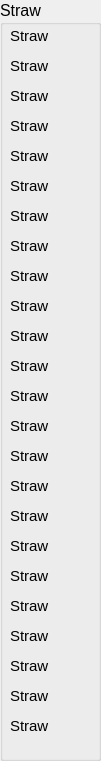
  <widget class="QGroupBox" name="groupBox_2">
   <property name="geometry">
    <rect>
     <x>120</x>
     <y>80</y>
     <width>101</width>
     <height>761</height>
    </rect>
   </property>
   <property name="font">
    <font>
     <pointsize>12</pointsize>
     <weight>50</weight>
     <bold>false</bold>
    </font>
   </property>
   <property name="title">
    <string>Straw</string>
   </property>
   <widget class="QLabel" name="straw_1">
    <property name="geometry">
     <rect>
      <x>10</x>
      <y>20</y>
      <width>81</width>
      <height>31</height>
     </rect>
    </property>
    <property name="font">
     <font>
      <pointsize>11</pointsize>
     </font>
    </property>
    <property name="text">
     <string>Straw</string>
    </property>
   </widget>
   <widget class="QLabel" name="straw_2">
    <property name="geometry">
     <rect>
      <x>10</x>
      <y>50</y>
      <width>81</width>
      <height>31</height>
     </rect>
    </property>
    <property name="font">
     <font>
      <pointsize>11</pointsize>
     </font>
    </property>
    <property name="text">
     <string>Straw</string>
    </property>
   </widget>
   <widget class="QLabel" name="straw_3">
    <property name="geometry">
     <rect>
      <x>10</x>
      <y>80</y>
      <width>81</width>
      <height>31</height>
     </rect>
    </property>
    <property name="font">
     <font>
      <pointsize>11</pointsize>
     </font>
    </property>
    <property name="text">
     <string>Straw</string>
    </property>
   </widget>
   <widget class="QLabel" name="straw_4">
    <property name="geometry">
     <rect>
      <x>10</x>
      <y>110</y>
      <width>81</width>
      <height>31</height>
     </rect>
    </property>
    <property name="font">
     <font>
      <pointsize>11</pointsize>
     </font>
    </property>
    <property name="text">
     <string>Straw</string>
    </property>
   </widget>
   <widget class="QLabel" name="straw_5">
    <property name="geometry">
     <rect>
      <x>10</x>
      <y>140</y>
      <width>81</width>
      <height>31</height>
     </rect>
    </property>
    <property name="font">
     <font>
      <pointsize>11</pointsize>
     </font>
    </property>
    <property name="text">
     <string>Straw</string>
    </property>
   </widget>
   <widget class="QLabel" name="straw_6">
    <property name="geometry">
     <rect>
      <x>10</x>
      <y>170</y>
      <width>81</width>
      <height>31</height>
     </rect>
    </property>
    <property name="font">
     <font>
      <pointsize>11</pointsize>
     </font>
    </property>
    <property name="text">
     <string>Straw</string>
    </property>
   </widget>
   <widget class="QLabel" name="straw_7">
    <property name="geometry">
     <rect>
      <x>10</x>
      <y>200</y>
      <width>81</width>
      <height>31</height>
     </rect>
    </property>
    <property name="font">
     <font>
      <pointsize>11</pointsize>
     </font>
    </property>
    <property name="text">
     <string>Straw</string>
    </property>
   </widget>
   <widget class="QLabel" name="straw_8">
    <property name="geometry">
     <rect>
      <x>10</x>
      <y>230</y>
      <width>81</width>
      <height>31</height>
     </rect>
    </property>
    <property name="font">
     <font>
      <pointsize>11</pointsize>
     </font>
    </property>
    <property name="text">
     <string>Straw</string>
    </property>
   </widget>
   <widget class="QLabel" name="straw_9">
    <property name="geometry">
     <rect>
      <x>10</x>
      <y>260</y>
      <width>81</width>
      <height>31</height>
     </rect>
    </property>
    <property name="font">
     <font>
      <pointsize>11</pointsize>
     </font>
    </property>
    <property name="text">
     <string>Straw</string>
    </property>
   </widget>
   <widget class="QLabel" name="straw_10">
    <property name="geometry">
     <rect>
      <x>10</x>
      <y>290</y>
      <width>81</width>
      <height>31</height>
     </rect>
    </property>
    <property name="font">
     <font>
      <pointsize>11</pointsize>
     </font>
    </property>
    <property name="text">
     <string>Straw</string>
    </property>
   </widget>
   <widget class="QLabel" name="straw_11">
    <property name="geometry">
     <rect>
      <x>10</x>
      <y>320</y>
      <width>81</width>
      <height>31</height>
     </rect>
    </property>
    <property name="font">
     <font>
      <pointsize>11</pointsize>
     </font>
    </property>
    <property name="text">
     <string>Straw</string>
    </property>
   </widget>
   <widget class="QLabel" name="straw_12">
    <property name="geometry">
     <rect>
      <x>10</x>
      <y>350</y>
      <width>81</width>
      <height>31</height>
     </rect>
    </property>
    <property name="font">
     <font>
      <pointsize>11</pointsize>
     </font>
    </property>
    <property name="text">
     <string>Straw</string>
    </property>
   </widget>
   <widget class="QLabel" name="straw_13">
    <property name="geometry">
     <rect>
      <x>10</x>
      <y>380</y>
      <width>81</width>
      <height>31</height>
     </rect>
    </property>
    <property name="font">
     <font>
      <pointsize>11</pointsize>
     </font>
    </property>
    <property name="text">
     <string>Straw</string>
    </property>
   </widget>
   <widget class="QLabel" name="straw_14">
    <property name="geometry">
     <rect>
      <x>10</x>
      <y>410</y>
      <width>81</width>
      <height>31</height>
     </rect>
    </property>
    <property name="font">
     <font>
      <pointsize>11</pointsize>
     </font>
    </property>
    <property name="text">
     <string>Straw</string>
    </property>
   </widget>
   <widget class="QLabel" name="straw_15">
    <property name="geometry">
     <rect>
      <x>10</x>
      <y>440</y>
      <width>81</width>
      <height>31</height>
     </rect>
    </property>
    <property name="font">
     <font>
      <pointsize>11</pointsize>
     </font>
    </property>
    <property name="text">
     <string>Straw</string>
    </property>
   </widget>
   <widget class="QLabel" name="straw_16">
    <property name="geometry">
     <rect>
      <x>10</x>
      <y>470</y>
      <width>81</width>
      <height>31</height>
     </rect>
    </property>
    <property name="font">
     <font>
      <pointsize>11</pointsize>
     </font>
    </property>
    <property name="text">
     <string>Straw</string>
    </property>
   </widget>
   <widget class="QLabel" name="straw_17">
    <property name="geometry">
     <rect>
      <x>10</x>
      <y>500</y>
      <width>81</width>
      <height>31</height>
     </rect>
    </property>
    <property name="font">
     <font>
      <pointsize>11</pointsize>
     </font>
    </property>
    <property name="text">
     <string>Straw</string>
    </property>
   </widget>
   <widget class="QLabel" name="straw_18">
    <property name="geometry">
     <rect>
      <x>10</x>
      <y>530</y>
      <width>81</width>
      <height>31</height>
     </rect>
    </property>
    <property name="font">
     <font>
      <pointsize>11</pointsize>
     </font>
    </property>
    <property name="text">
     <string>Straw</string>
    </property>
   </widget>
   <widget class="QLabel" name="straw_19">
    <property name="geometry">
     <rect>
      <x>10</x>
      <y>560</y>
      <width>81</width>
      <height>31</height>
     </rect>
    </property>
    <property name="font">
     <font>
      <pointsize>11</pointsize>
     </font>
    </property>
    <property name="text">
     <string>Straw</string>
    </property>
   </widget>
   <widget class="QLabel" name="straw_20">
    <property name="geometry">
     <rect>
      <x>10</x>
      <y>590</y>
      <width>81</width>
      <height>31</height>
     </rect>
    </property>
    <property name="font">
     <font>
      <pointsize>11</pointsize>
     </font>
    </property>
    <property name="text">
     <string>Straw</string>
    </property>
   </widget>
   <widget class="QLabel" name="straw_21">
    <property name="geometry">
     <rect>
      <x>10</x>
      <y>620</y>
      <width>81</width>
      <height>31</height>
     </rect>
    </property>
    <property name="font">
     <font>
      <pointsize>11</pointsize>
     </font>
    </property>
    <property name="text">
     <string>Straw</string>
    </property>
   </widget>
   <widget class="QLabel" name="straw_22">
    <property name="geometry">
     <rect>
      <x>10</x>
      <y>650</y>
      <width>81</width>
      <height>31</height>
     </rect>
    </property>
    <property name="font">
     <font>
      <pointsize>11</pointsize>
     </font>
    </property>
    <property name="text">
     <string>Straw</string>
    </property>
   </widget>
   <widget class="QLabel" name="straw_23">
    <property name="geometry">
     <rect>
      <x>10</x>
      <y>680</y>
      <width>81</width>
      <height>31</height>
     </rect>
    </property>
    <property name="font">
     <font>
      <pointsize>11</pointsize>
     </font>
    </property>
    <property name="text">
     <string>Straw</string>
    </property>
   </widget>
   <widget class="QLabel" name="straw_24">
    <property name="geometry">
     <rect>
      <x>10</x>
      <y>710</y>
      <width>81</width>
      <height>31</height>
     </rect>
    </property>
    <property name="font">
     <font>
      <pointsize>11</pointsize>
     </font>
    </property>
    <property name="text">
     <string>Straw</string>
    </property>
   </widget>
  </widget>
